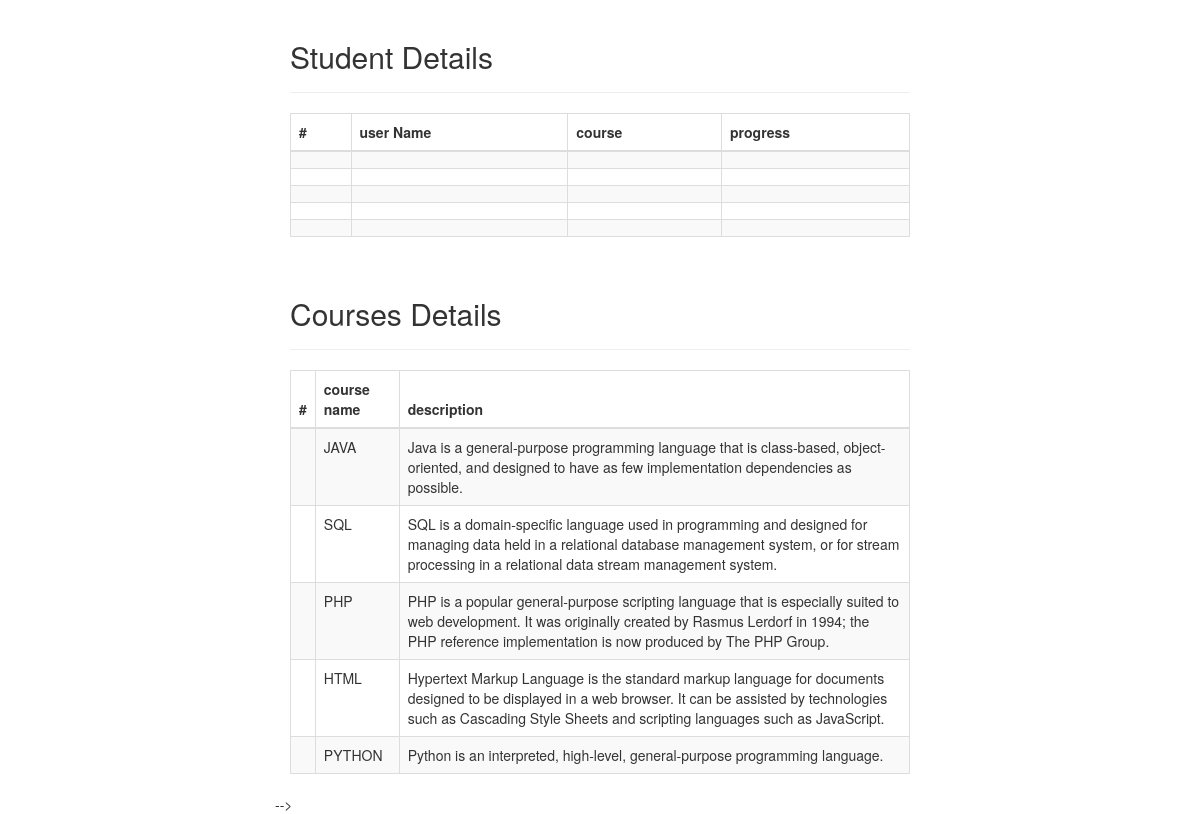
The app's page /admin.php with its own data.
### tables this page shows
CREATE TABLE `user` (
  `user_id` int(11) NOT NULL,
  `username` varchar(20) NOT NULL,
  `password` text NOT NULL,
  `email` text NOT NULL
);

CREATE TABLE `course` (
  `course_id` int(11) NOT NULL,
  `course` varchar(20) NOT NULL,
  `description` text NOT NULL
);

### admin.php (the view, shortened to what this page needs)
<!DOCTYPE html>
<html lang="en">
<head>
    <link rel="stylesheet" href="https://maxcdn.bootstrapcdn.com/bootstrap/3.3.7/css/bootstrap.css">
</head>
<body>
    <div class="wrapper">
        <div class="container-fluid">
            <div class="row">
                <div class="col-md-12">
                    <div class="page-header clearfix">
                        <h2 class="pull-left">Student Details</h2>
                    </div>
                    <?php
                    require_once "config.php";
                    $sql = "SELECT * FROM user";
                    if($result = mysqli_query($link, $sql)){
                        if(mysqli_num_rows($result) > 0){
                            echo "<table class='table table-bordered table-striped'>";
                                echo "<thead>";
                                    echo "<tr>";
                                        echo "<th>#</th>";
                                        echo "<th>user Name</th>";
                                        echo "<th>course</th>";
										echo "<th>progress</th>";
                                    echo "</tr>";
                                echo "</thead>";
                                echo "<tbody>";
                                while($row = mysqli_fetch_array($result)){
                                    echo "<tr>";
                                        echo "<td>" . $row['id'] . "</td>";
                                        echo "<td>" . $row['user'] . "</td>";
                                        echo "<td>" . $row['course'] . "</td>";
                                        echo "<td>" . $row['progress'] . "</td>";
                                    echo "</tr>";
                                }
                                echo "</tbody>";
                            echo "</table>";
                        } else{
                            echo "<p class='lead'><em>No records were found.</em></p>";
                        }
                    } else{
                        echo "ERROR: Could not able to execute $sql. " . mysqli_error($link);
                    }
                    ?>
                </div>
            </div>
        </div>
    </div>
</body>
<div class="wrapper">
        <div class="container-fluid">
            <div class="row">
                <div class="col-md-12">
                    <div class="page-header clearfix">
                        <h2 class="pull-left">Courses Details</h2>
                    </div>
					<?php
                    require_once "config.php";
                    $sql = "SELECT * FROM course";
                    if($result = mysqli_query($link, $sql)){
                        if(mysqli_num_rows($result) > 0){
                            echo "<table class='table table-bordered table-striped'>";
                                echo "<thead>";
                                    echo "<tr>";
                                        echo "<th>#</th>";
                                        echo "<th>course name</th>";
                                        echo "<th>description</th>";
                                    echo "</tr>";
                                echo "</thead>";
                                echo "<tbody>";
                                while($row = mysqli_fetch_array($result)){
                                    echo "<tr>";
                                        echo "<td>" . $row['id'] . "</td>";
                                        echo "<td>" . $row['course'] . "</td>";
                                        echo "<td>" . $row['description'] . "</td>";
                                    echo "</tr>";
                                }
                                echo "</tbody>";
                            echo "</table>";
                        } else{
                            echo "<p class='lead'><em>No records were found.</em></p>";
                        }
                    } else{
                        echo "ERROR: Could not able to execute $sql. " . mysqli_error($link);
                    }
                    ?>
            </div>
        </div>
    </div>
 -->
</html>

### admin.php (style rules this page uses)
.wrapper { width: 650px; margin: 0 auto; }
.page-header h2 { margin-top: 0; }

### records on screen
course: course "JAVA", description "Java is a general-purpose programming language that is class-based, object-oriented, and designed to have as few implementation dependencies as possible."
course: course "SQL", description "SQL is a domain-specific language used in programming and designed for managing data held in a relational database management system, or for stream processing in a relational data stream management system."
course: course "PHP", description "PHP is a popular general-purpose scripting language that is especially suited to web development. It was originally created by Rasmus Lerdorf in 1994; the PHP reference implementation is now produced by The PHP Group."
course: course "HTML", description "Hypertext Markup Language is the standard markup language for documents designed to be displayed in a web browser. It can be assisted by technologies such as Cascading Style Sheets and scripting languages such as JavaScript."
course: course "PYTHON", description "Python is an interpreted, high-level, general-purpose programming language."
